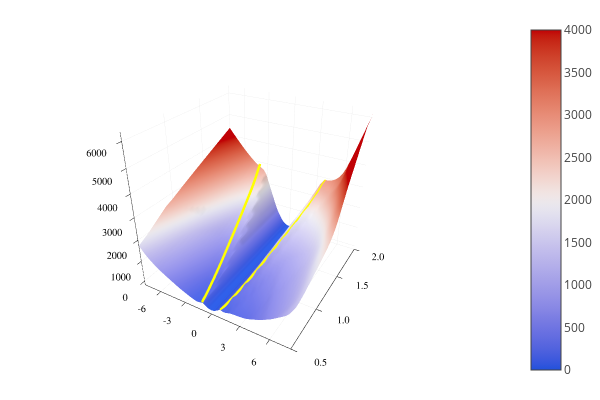

Here is the notebook cell this chart was saved with:
### Code cell
plt = surface(xx, yy, 
    (x, y) -> Flux.Tracker.data(interval_net_param(getstate(x, y)))[], color=:coolwarm,
    clim=(0, 4000),
#     alpha=0.9
)
xl = xlims(plt)
yl = ylims(plt)
xa = linspace(0, 5)
ya = xa .* 0.5
za = ((x, y) -> Flux.Tracker.data(interval_net_param(getstate(x, y)))[]).(xa, ya)
plot!(plt, xa, ya, za, color=:yellow, linewidth=5, label="")
plot!(plt, .-xa, ya, za, color=:yellow, linewidth=5, label="")
xlims!(plt, xl)
ylims!(plt, yl)
plt

### Figure 1 — Plotly figure (JSON) as saved in the notebook; plotly's stock layout.template omitted (floating-point values rounded to 4 significant figures; data arrays with more than 128 entries replaced by an {"elided": "..."} marker saying what was removed)
{"data": [{"colorbar": {"title": ""}, "colorscale": [[0, "rgba(33, 81, 219, 1.000)"], [0.01587, "rgba(49, 85, 220, 1.000)"], [0.03175, "rgba(62, 89, 221, 1.000)"], [0.04762, "rgba(72, 94, 221, 1.000)"], [0.06349, "rgba(82, 99, 222, 1.000)"], [0.07937, "rgba(90, 103, 223, 1.000)"], [0.09524, "rgba(98, 108, 224, 1.000)"], [0.1111, "rgba(105, 112, 225, 1.000)"], [0.127, "rgba(112, 117, 226, 1.000)"], [0.1429, "rgba(119, 122, 226, 1.000)"], [0.1587, "rgba(125, 127, 227, 1.000)"], [0.1746, "rgba(133, 133, 228, 1.000)"], [0.1905, "rgba(139, 138, 229, 1.000)"], [0.2063, "rgba(145, 143, 230, 1.000)"], [0.2222, "rgba(151, 148, 230, 1.000)"], [0.2381, "rgba(156, 153, 231, 1.000)"], [0.254, "rgba(162, 158, 232, 1.000)"], [0.2698, "rgba(167, 163, 232, 1.000)"], [0.2857, "rgba(172, 168, 233, 1.000)"], [0.3016, "rgba(178, 173, 234, 1.000)"], [0.3175, "rgba(183, 178, 234, 1.000)"], [0.3333, "rgba(188, 183, 235, 1.000)"], [0.3492, "rgba(193, 188, 236, 1.000)"], [0.3651, "rgba(198, 193, 236, 1.000)"], [0.381, "rgba(203, 199, 237, 1.000)"], [0.3968, "rgba(208, 204, 237, 1.000)"], [0.4127, "rgba(213, 209, 238, 1.000)"], [0.4286, "rgba(218, 215, 238, 1.000)"], [0.4444, "rgba(222, 220, 239, 1.000)"], [0.4603, "rgba(227, 225, 239, 1.000)"], [0.4762, "rgba(231, 229, 238, 1.000)"], [0.4921, "rgba(235, 231, 236, 1.000)"], [0.5079, "rgba(239, 230, 231, 1.000)"], [0.5238, "rgba(241, 227, 225, 1.000)"], [0.5397, "rgba(241, 222, 218, 1.000)"], [0.5556, "rgba(242, 216, 210, 1.000)"], [0.5714, "rgba(242, 210, 203, 1.000)"], [0.5873, "rgba(242, 204, 195, 1.000)"], [0.6032, "rgba(241, 198, 187, 1.000)"], [0.619, "rgba(241, 192, 180, 1.000)"], [0.6349, "rgba(240, 185, 172, 1.000)"], [0.6508, "rgba(239, 179, 165, 1.000)"], [0.6667, "rgba(238, 173, 157, 1.000)"], [0.6825, "rgba(237, 167, 150, 1.000)"], [0.6984, "rgba(236, 161, 142, 1.000)"], [0.7143, "rgba(235, 154, 135, 1.000)"], [0.7302, "rgba(233, 148, 128, 1.000)"], [0.746, "rgba(232, 142, 121, 1.000)"], [0.7619, "rgba(230, 136, 113, 1.000)"], [0.7778, "rgba(228, 129, 106, 1.000)"], [0.7937, "rgba(226, 123, 99, 1.000)"], [0.8095, "rgba(224, 116, 92, 1.000)"], [0.8254, "rgba(222, 110, 85, 1.000)"], [0.8413, "rgba(219, 102, 77, 1.000)"], [0.8571, "rgba(217, 95, 70, 1.000)"], [0.873, "rgba(215, 88, 63, 1.000)"], [0.8889, "rgba(212, 81, 56, 1.000)"], [0.9048, "rgba(209, 73, 50, 1.000)"], [0.9206, "rgba(207, 66, 43, 1.000)"], [0.9365, "rgba(204, 57, 36, 1.000)"], [0.9524, "rgba(201, 48, 29, 1.000)"], [0.9683, "rgba(198, 38, 22, 1.000)"], [0.9841, "rgba(195, 25, 14, 1.000)"], [1, "rgba(192, 2, 6, 1.000)"]], "name": "y1", "opacity": null, "showlegend": false, "showscale": true, "type": "surface", "x": [-8, -7.68, -7.36, -7.04, -6.72, -6.4, -6.08, -5.76, -5.44, -5.12, -4.8, -4.48, -4.16, -3.84, -3.52, -3.2, -2.88, -2.56, -2.24, -1.92, -1.6, -1.28, -0.96, -0.64, -0.32, 0, 0.32, 0.64, 0.96, 1.28, 1.6, 1.92, 2.24, 2.56, 2.88, 3.2, 3.52, 3.84, 4.16, 4.48, 4.8, 5.12, 5.44, 5.76, 6.08, 6.4, 6.72, 7.04, 7.36, 7.68, 8], "xaxis": "x1", "y": [0.5, 0.53, 0.56, 0.59, 0.62, 0.65, 0.68, 0.71, 0.74, 0.77, 0.8, 0.83, 0.86, 0.89, 0.92, 0.95, 0.98, 1.01, 1.04, 1.07, 1.1, 1.13, 1.16, 1.19, 1.22, 1.25, 1.28, 1.31, 1.34, 1.37, 1.4, 1.43, 1.46, 1.49, 1.52, 1.55, 1.58, 1.61, 1.64, 1.67, 1.7, 1.73, 1.76, 1.79, 1.82, 1.85, 1.88, 1.91, 1.94, 1.97, 2], "yaxis": "y1", "z": {"elided": "51x51 float values"}, "zmax": 4000, "zmin": 0}, {"colorbar": {"title": ""}, "hoverinfo": "text", "legendgroup": "", "line": {"color": "rgba(255, 255, 0, 1.000)", "dash": "solid", "shape": "linear", "width": 5}, "mode": "lines", "name": "", "showlegend": false, "text": [null, null, null, null, null, null, null, null, null, null, null, null, null, null, null, null, null, null, null, null, null, null, null, null, null, null, null, null, null, null, null, null, null, null, null, null, null, null, null, null, null, null, null, null, null, null, null, null, null, null], "type": "scatter3d", "x": [0, 0.102, 0.2041, 0.3061, 0.4082, 0.5102, 0.6122, 0.7143, 0.8163, 0.9184, 1.02, 1.122, 1.224, 1.327, 1.429, 1.531, 1.633, 1.735, 1.837, 1.939, 2.041, 2.143, 2.245, 2.347, 2.449, 2.551, 2.653, 2.755, 2.857, 2.959, 3.061, 3.163, 3.265, 3.367, 3.469, 3.571, 3.673, 3.776, 3.878, 3.98, 4.082, 4.184, 4.286, 4.388, 4.49, 4.592, 4.694, 4.796, 4.898, 5], "xaxis": "x1", "y": [0, 0.05102, 0.102, 0.1531, 0.2041, 0.2551, 0.3061, 0.3571, 0.4082, 0.4592, 0.5102, 0.5612, 0.6122, 0.6633, 0.7143, 0.7653, 0.8163, 0.8673, 0.9184, 0.9694, 1.02, 1.071, 1.122, 1.173, 1.224, 1.276, 1.327, 1.378, 1.429, 1.48, 1.531, 1.582, 1.633, 1.684, 1.735, 1.786, 1.837, 1.888, 1.939, 1.99, 2.041, 2.092, 2.143, 2.194, 2.245, 2.296, 2.347, 2.398, 2.449, 2.5], "yaxis": "y1", "z": [36.82, 17.74, 20.47, 31.93, 54.75, 81.01, 104.8, 122.3, 143.9, 179.1, 217.7, 254.7, 303.7, 359.7, 420.3, 490.1, 561.9, 635.0, 711.1, 796.4, 883.1, 970.4, 1058.0, 1147.0, 1237.0, 1327.0, 1418.0, 1510.0, 1604.0, 1698.0, 1794.0, 1891.0, 1991.0, 2095.0, 2203.0, 2319.0, 2446.0, 2591.0, 2761.0, 2882.0, 2977.0, 3073.0, 3190.0, 3310.0, 3426.0, 3552.0, 3689.0, 3879.0, 4107.0, 4364.0], "zmax": 4000, "zmin": 0}, {"colorbar": {"title": ""}, "hoverinfo": "text", "legendgroup": "", "line": {"color": "rgba(255, 255, 0, 1.000)", "dash": "solid", "shape": "linear", "width": 5}, "mode": "lines", "name": "", "showlegend": false, "text": [null, null, null, null, null, null, null, null, null, null, null, null, null, null, null, null, null, null, null, null, null, null, null, null, null, null, null, null, null, null, null, null, null, null, null, null, null, null, null, null, null, null, null, null, null, null, null, null, null, null], "type": "scatter3d", "x": [0, -0.102, -0.2041, -0.3061, -0.4082, -0.5102, -0.6122, -0.7143, -0.8163, -0.9184, -1.02, -1.122, -1.224, -1.327, -1.429, -1.531, -1.633, -1.735, -1.837, -1.939, -2.041, -2.143, -2.245, -2.347, -2.449, -2.551, -2.653, -2.755, -2.857, -2.959, -3.061, -3.163, -3.265, -3.367, -3.469, -3.571, -3.673, -3.776, -3.878, -3.98, -4.082, -4.184, -4.286, -4.388, -4.49, -4.592, -4.694, -4.796, -4.898, -5], "xaxis": "x1", "y": [0, 0.05102, 0.102, 0.1531, 0.2041, 0.2551, 0.3061, 0.3571, 0.4082, 0.4592, 0.5102, 0.5612, 0.6122, 0.6633, 0.7143, 0.7653, 0.8163, 0.8673, 0.9184, 0.9694, 1.02, 1.071, 1.122, 1.173, 1.224, 1.276, 1.327, 1.378, 1.429, 1.48, 1.531, 1.582, 1.633, 1.684, 1.735, 1.786, 1.837, 1.888, 1.939, 1.99, 2.041, 2.092, 2.143, 2.194, 2.245, 2.296, 2.347, 2.398, 2.449, 2.5], "yaxis": "y1", "z": [36.82, 17.74, 20.47, 31.93, 54.75, 81.01, 104.8, 122.3, 143.9, 179.1, 217.7, 254.7, 303.7, 359.7, 420.3, 490.1, 561.9, 635.0, 711.1, 796.4, 883.1, 970.4, 1058.0, 1147.0, 1237.0, 1327.0, 1418.0, 1510.0, 1604.0, 1698.0, 1794.0, 1891.0, 1991.0, 2095.0, 2203.0, 2319.0, 2446.0, 2591.0, 2761.0, 2882.0, 2977.0, 3073.0, 3190.0, 3310.0, 3426.0, 3552.0, 3689.0, 3879.0, 4107.0, 4364.0], "zmax": 4000, "zmin": 0}], "layout": {"annotations": [], "height": 400, "legend": {"bgcolor": "rgba(255, 255, 255, 1.000)", "bordercolor": "rgba(0, 0, 0, 1.000)", "font": {"color": "rgba(0, 0, 0, 1.000)", "family": "sans-serif", "size": 11}, "tracegroupgap": 0, "x": 1, "y": 1}, "margin": {"b": 20, "l": 0, "r": 0, "t": 20}, "paper_bgcolor": "rgba(255, 255, 255, 1.000)", "plot_bgcolor": "rgba(255, 255, 255, 1.000)", "scene": {"camera": {"eye": {"x": 1.126, "y": -1.95, "z": 1.3}}, "xaxis": {"anchor": "y1", "domain": [0.05101, 0.9934], "gridcolor": "rgba(0, 0, 0, 0.100)", "gridwidth": 0.5, "linecolor": "rgba(0, 0, 0, 1.000)", "mirror": false, "range": [-8, 8], "showgrid": true, "showline": true, "showticklabels": true, "tickangle": 0, "tickcolor": "rgb(0, 0, 0)", "tickfont": {"color": "rgba(0, 0, 0, 1.000)", "family": "sans-serif", "size": 11}, "tickmode": "array", "ticks": "inside", "ticktext": ["-6", "-3", "0", "3", "6"], "tickvals": [-6, -3, 0, 3, 6], "title": "", "titlefont": {"color": "rgba(0, 0, 0, 1.000)", "family": "sans-serif", "size": 15}, "type": "-", "visible": true, "zeroline": false, "zerolinecolor": "rgba(0, 0, 0, 1.000)"}, "yaxis": {"anchor": "x1", "domain": [0.03762, 0.9902], "gridcolor": "rgba(0, 0, 0, 0.100)", "gridwidth": 0.5, "linecolor": "rgba(0, 0, 0, 1.000)", "mirror": false, "range": [0.5, 2], "showgrid": true, "showline": true, "showticklabels": true, "tickangle": 0, "tickcolor": "rgb(0, 0, 0)", "tickfont": {"color": "rgba(0, 0, 0, 1.000)", "family": "sans-serif", "size": 11}, "tickmode": "array", "ticks": "inside", "ticktext": ["0.5", "1.0", "1.5", "2.0"], "tickvals": [0.5, 1, 1.5, 2], "title": "", "titlefont": {"color": "rgba(0, 0, 0, 1.000)", "family": "sans-serif", "size": 15}, "type": "-", "visible": true, "zeroline": false, "zerolinecolor": "rgba(0, 0, 0, 1.000)"}, "zaxis": {"gridcolor": "rgba(0, 0, 0, 0.100)", "gridwidth": 0.5, "linecolor": "rgba(0, 0, 0, 1.000)", "mirror": false, "range": [-188.0, 6324.0], "showgrid": true, "showline": true, "showticklabels": true, "tickangle": 0, "tickcolor": "rgb(0, 0, 0)", "tickfont": {"color": "rgba(0, 0, 0, 1.000)", "family": "sans-serif", "size": 11}, "tickmode": "array", "ticks": "inside", "ticktext": ["0", "1000", "2000", "3000", "4000", "5000", "6000"], "tickvals": [0, 1000, 2000, 3000, 4000, 5000, 6000], "title": "", "titlefont": {"color": "rgba(0, 0, 0, 1.000)", "family": "sans-serif", "size": 15}, "type": "-", "visible": true, "zeroline": false, "zerolinecolor": "rgba(0, 0, 0, 1.000)"}}, "showlegend": true, "width": 600}}
